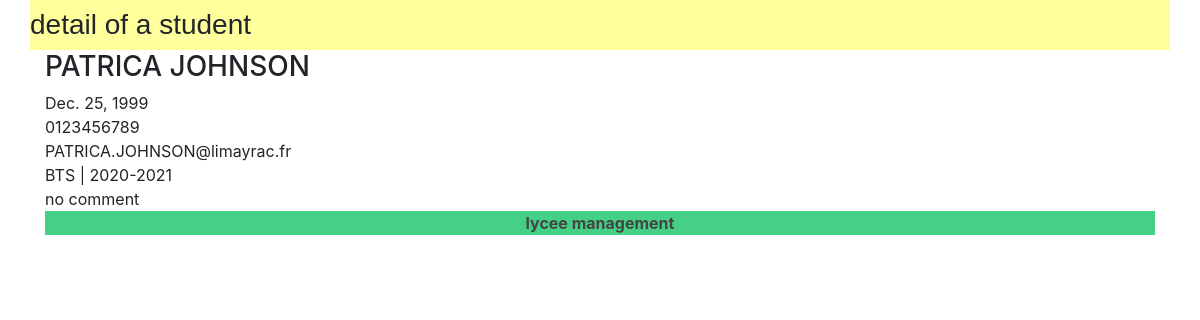
/lycee/student/2, run on an earlier commit of the app's database.
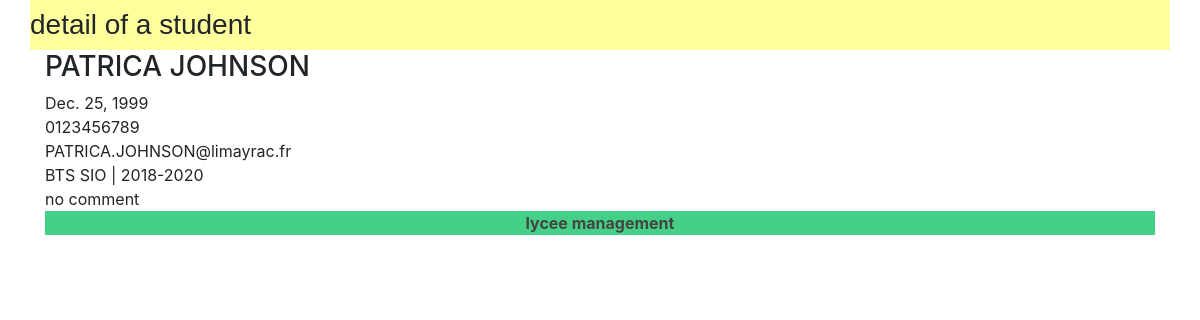
And on a later commit of the database.
### lycee/models.py (models this page shows, shortened)
class Student(models.Model):
  first_name = models.CharField(
    max_length = 50,
    blank = False,
    null = False
  )
  birth_date = models.DateField(
    verbose_name= 'date of birth',
    blank = False,
    null = False
  )
  last_name = models.CharField(
    max_length = 255,
    blank = False,
    null = False,
    help_text = "last name",
    default= '???'
  )
  phone = models.CharField(
    max_length = 10,
    verbose_name = "phone number of student",
    blank = False,
    null = False,
    help_text = "phone number of student",
    default= '0123456789'
  )
  email = models.CharField(
    max_length = 255,
    verbose_name = "email of student",
    blank = False,
    null = False,
    help_text = "email of student",
    default = 'a@a.fr'
  )
  comments = models.CharField(
    max_length = 255,
    verbose_name = "comments of student",
    blank = True,
    null = False,
    help_text = "comments of student",
    default = '...'
  )
  cursus = models.ForeignKey(
    Cursus,
    on_delete = models.CASCADE,
    null = True
  )

class Cursus(models.Model):
  name = models.CharField(
    max_length = 50,
    blank = False,
    null = True,
    default = 'aucun'
  )
  year_from_bac = models.SmallIntegerField(
    help_text = 'year since the bac',
    verbose_name = 'year',
    blank = False,
    default = 0
  )
  scholar_year = models.CharField(
    max_length = 9,
    blank = False,
    null = True,
    default= '0000-0001'
  )
  def __str__(self):
    return '{} | {}'.format(self.name,self.scholar_year)

### lycee/views.py (the view)
# urls.py: path('lycee/student/<int:student_id>',views.detail_student,name='detail_student'),
def detail_student(request,student_id):
  result_list = Student.objects.get(pk=student_id)
  context = {
    'liste' : result_list,
  }
  return render(request,'lycee/student/detail_student.html',context)

### lycee/templates/lycee/student/detail_student.html (shortened to what this page needs)
{% extends "master.html" %}
{% load static %}
{% if liste %}
  {% block title %}
    <h3>detail of a student</h3>
  {% endblock %}
  {% block content %}
    <div class="container">
        <div class="row">
          <div class = "col">
            <h3>{{liste.first_name}} {{liste.last_name}}</h3>
            {{liste.birth_date}}
            {{liste.phone}}
            {{liste.email}}
            {{liste.cursus}}
            {{liste.comments}}
          </div>
        </div>
    </div>
  {% endblock %}
{% else %}
  <p> No cursus to show .</p>
{% endif %}

What changed in the data, as far as the page shows it:
changed through a linked row, Student "PATRICA": cursus "BTS | 2020-2021" → "BTS SIO | 2018-2020"
